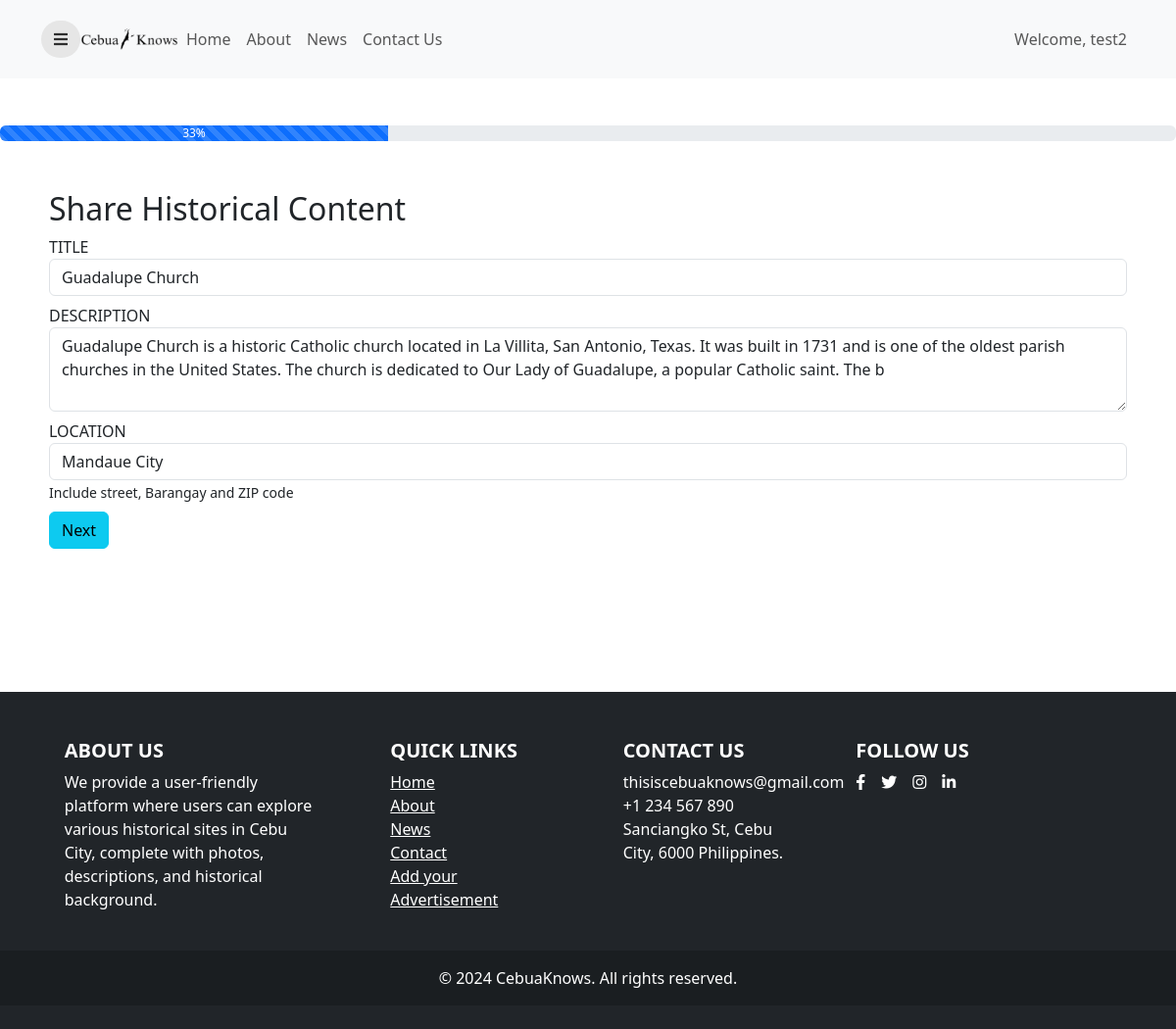
Page /uploadContent-edit.php?content_id=6 (signed in) on the committed database.
### tables this page shows
CREATE TABLE `users` (
  `user_id` int(11) NOT NULL,
  `username` varchar(50) NOT NULL,
  `email` varchar(50) NOT NULL,
  `password` varchar(60) NOT NULL,
  `confirm_password` varchar(50) NOT NULL,
  `firstname` varchar(20) NOT NULL,
  `lastname` varchar(20) NOT NULL,
  `bio` varchar(255) NOT NULL,
  `mobile` varchar(15) NOT NULL,
  `address` varchar(60) NOT NULL,
  `profile_picture` varchar(60) NOT NULL,
  `role` varchar(25) NOT NULL DEFAULT 'Learner'
);

CREATE TABLE `content` (
  `content_id` int(11) NOT NULL,
  `content_title` varchar(50) DEFAULT NULL,
  `description` text DEFAULT NULL,
  `created_at` timestamp NOT NULL DEFAULT current_timestamp(),
  `updated_at` timestamp NOT NULL DEFAULT current_timestamp(),
  `location_id` int(11) DEFAULT NULL,
  `quiz_id` int(11) DEFAULT NULL,
  `media_id` int(11) DEFAULT NULL,
  `user_id` int(11) DEFAULT NULL,
  `status` varchar(25) NOT NULL DEFAULT 'PENDING',
  `feedback` varchar(255) NOT NULL DEFAULT 'No feedback from Admin or Historian'
);

CREATE TABLE `location` (
  `location_id` int(11) NOT NULL,
  `location` varchar(255) DEFAULT NULL
);

### uploadContent-edit.php (the view, shortened to what this page needs)
<?php
	include "connection.php";
	if(!empty($_SESSION["id"])){
			$id = $_SESSION["id"];
			$result = mysqli_query($conn, "SELECT * FROM users WHERE user_id = '$id' ");
			$row = mysqli_fetch_assoc($result);
		}else{
			header("Location: login.php");
			exit();
		}
	if(isset($_GET['content_id'])){
		$content_id = $_GET['content_id'];
		$stmt = $conn->prepare("Select * from location
								INNER JOIN content ON content.location_id = location.location_id
								INNER JOIN media ON content.media_id = media.media_id
								INNER JOIN users ON content.user_id = users.user_id
								where content.content_id = ?;");
		$stmt->bind_param('s', $content_id);
		$stmt->execute();
		$result = $stmt->get_result();
		if($result){
			while($content_row = mysqli_fetch_assoc($result)){
				$content_title = $content_row['content_title'];
				$content_description = $content_row['description'];
				$content_location = $content_row['location'];
			}
		}
	}
?>
<!Doctype html>
<html lang="en">
    <head>
		<link href="https://cdn.jsdelivr.net/npm/bootstrap@5.3.0-alpha3/dist/css/bootstrap.min.css" rel="stylesheet">
        <link href="https://cdn.jsdelivr.net/npm/bootstrap@5.3.0-alpha3/dist/css/bootstrap.min.css" rel="stylesheet">
		<link href="https://cdnjs.cloudflare.com/ajax/libs/font-awesome/5.15.1/css/all.min.css" rel="stylesheet" />
    </head>
    <body>
		<div class="page">
				<nav class="navbar navbar-expand-lg navbar-light bg-light">
					<div class="container">
						<button id="sidebarToggle" class="btn sidebarToggle">
							<i class="fas fa-bars"></i>
						</button>
						<div class="collapse navbar-collapse" id="navbarNav">
						<a href="dashboard-user.php"><img src="img/land-img/logo.png" alt="Logo" width="100" height="100"></a>
							<ul class="navbar-nav me-auto">
								<li class="nav-item"><a class="nav-link" href="dashboard-user.php">Home</a></li>
								<li class="nav-item"><a class="nav-link" href="about.php">About</a></li>
								<li class="nav-item"><a class="nav-link" href="news.php">News</a></li>
								<li class="nav-item"><a class="nav-link" href="contact.php">Contact Us</a></li>
							</ul>
							<ul class="navbar-nav ms-auto">
								<li class="nav-item"><p class="nav-link" style="margin:0;">Welcome, <?php echo $row["username"]; ?></p></li>
							</ul>
						</div>
					</div>
				</nav>
		</div>
	<br>
	<br>
        <div class="progress">
            <div class="progress-bar progress-bar-striped active" role="progressbar" aria-valuemin="0" aria-valuemax="100"></div>
        </div>
        <form id="regiration_form" action="uploadContent-edit.php?content_id=<?php echo $_GET['content_id'] ?>"  method="post" style="padding: 50px;" enctype="multipart/form-data">
            <fieldset>
                <h2>Share Historical Content</h2>
                <div class="form-group my-2">
                    <label for="contentTitle">TITLE</label>
                    <input type="text" class="form-control" id="contentTitle" name="contentTitle" placeholder="Enter Title" value="<?php echo isset($content_title) ? $content_title : ''; ?>" required>
                </div>
                <div class="form-group my-2">
                    <label for="description">DESCRIPTION</label>
					<textarea class="form-control" id="description" name="description" placeholder="Enter Description of Historical Site" rows="3" required><?php echo isset($content_description) ? $content_description : ''; ?></textarea>
                </div>
                <div class="form-group my-2">
                    <label for="location">LOCATION</label>
					<input type="text" class="form-control" id="locationDropdown" name="locationDropdown" placeholder="Location" required value="<?php echo isset($content_location) ? $content_location : ''; ?>"/>
					<small>Include street, Barangay and ZIP code</small>
                </div>
                <input type="button" name="next" class="next btn btn-info" value="Next" />
            </fieldset>
        </form>
		<br>
		<br>
		<br>
		<br>
		<footer class="bg-dark text-white pt-5 pb-4">
			<div class="container text-center text-md-start">
				<div class="row text-center text-md-start">
					<div class="col-md-3 col-lg-3 col-xl-3 mx-auto mb-4">
						<h5 class="text-uppercase fw-bold">About Us</h5>
						<p>We provide a user-friendly platform where users can explore various historical sites in Cebu City, complete with photos, descriptions, and historical background.</p>
					</div>
					<div class="col-md-2 col-lg-2 col-xl-2 mx-auto mb-4">
						<h5 class="text-uppercase fw-bold">Quick Links</h5>
						<ul class="list-unstyled">
							<li> <a href="dashboard-user.php" class="text-white ">Home</a> </li>
							<li> <a href="about.php" class="text-white ">About</a> </li>
							<li> <a href="news.php" class="text-white ">News</a> </li>
							<li> <a href="contact.php" class="text-white ">Contact</a> </li>
							<li> <a href="advertisement.php" class="text-white ">Add your Advertisement</a></li>
						</ul>
					</div>
					<div class="col-md-3 col-lg-2 col-xl-2 mx-auto mb-4">
						<h5 class="text-uppercase fw-bold">Contact Us</h5>
						<ul class="list-unstyled">
							<li>thisiscebuaknows@gmail.com</li>
							<li>+1 234 567 890</li>
							<li>Sanciangko St, Cebu City, 6000 Philippines.</li>
						</ul>
					</div>
					<div class="col-12 col-md-4 col-lg-3 mx-auto mb-4">
						<h5 class="text-uppercase fw-bold text-center text-md-start">Follow Us</h5>
						<div class="d-flex justify-content-center justify-content-md-start">
							<a href="#" class="text-white me-3">
								<i class="fab fa-facebook-f"></i>
							</a>
							<a href="#" class="text-white me-3">
								<i class="fab fa-twitter"></i>
							</a>
							<a href="#" class="text-white me-3">
								<i class="fab fa-instagram"></i>
							</a>
							<a href="#" class="text-white">
								<i class="fab fa-linkedin-in"></i>
							</a>
						</div>
					</div>
				</div>
			</div>
			<div class="text-center p-3" style="background-color: rgba(0, 0, 0, 0.2);"> © 2024 CebuaKnows. All rights reserved. </div>
		</footer>
    </body>
</html>

### uploadContent-edit.php (style rules this page uses)
.sidebarToggle { font-size: 16px; color: rgba(0, 0, 0, 0.8); z-index: 999; background-color: #e6e6e6; transition: all 0.3s ease; border-radius: 50px; }
.navbar { width:100%; height:10vh; }
.navbar .container { height:5vh; }

### rows in the picture
users: username "test2"
content: contentTitle "Guadalupe Church", description "Guadalupe Church is a historic Catholic church located in La Villita, San Antonio, Texas. It was built in 1731 and is one of the oldest parish churches in the United States. The church is dedicated to Our Lady of Guadalupe, a popular Catholic saint. The b", locationDropdown "Mandaue City"
